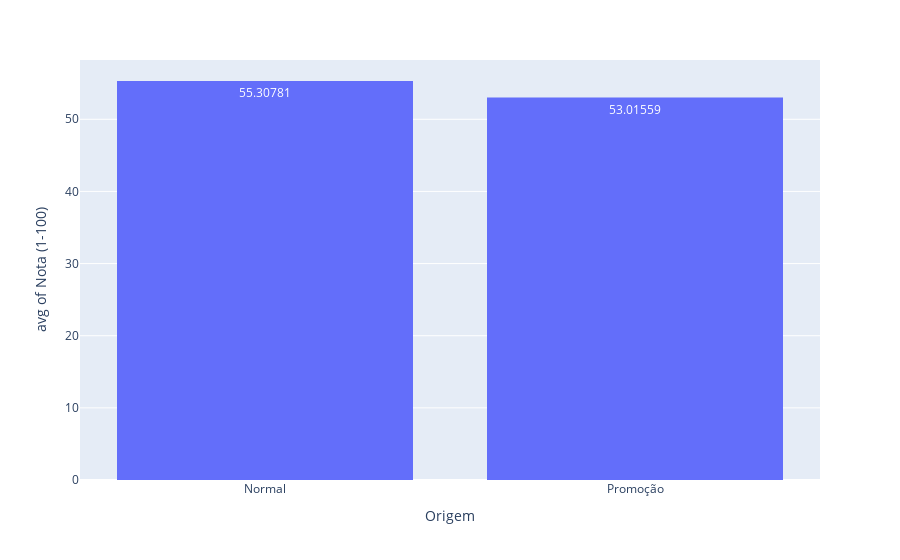
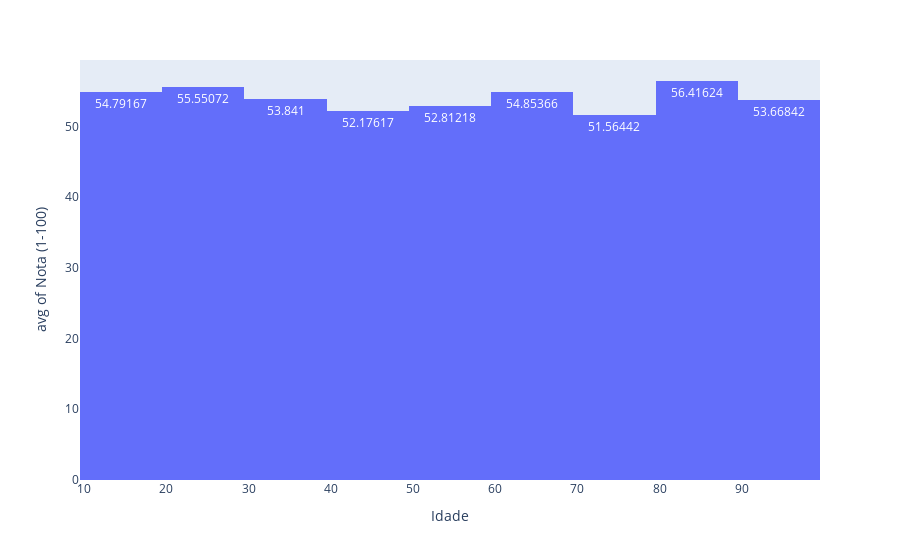
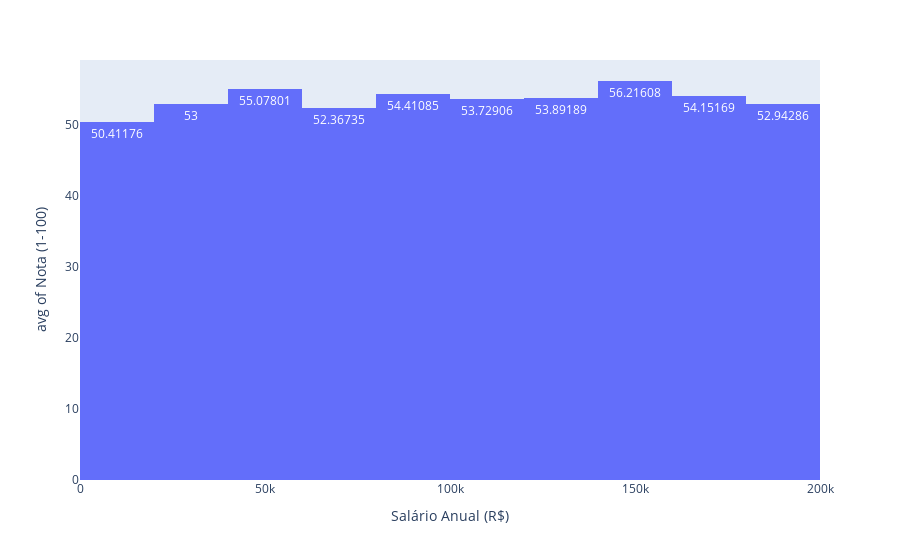
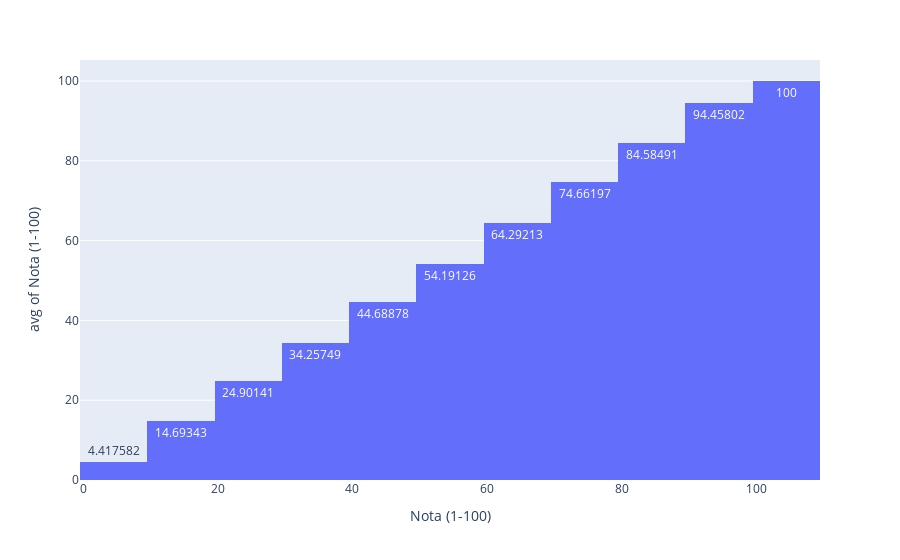

Notebook code cell kept with these figures, in order:
### Code cell
import plotly.express as px

for coluna in tabela.columns:
    grafico = px.histogram(tabela, x=coluna, y="Nota (1-100)",histfunc='avg', text_auto=True, nbins=10)
    
    grafico.show()

### Figure 1 — Plotly figure (JSON) as saved in the notebook; plotly's stock layout.template omitted (floating-point values rounded to 4 significant figures; data arrays with more than 128 entries replaced by an {"elided": "..."} marker saying what was removed)
{"data": [{"alignmentgroup": "True", "bingroup": "x", "histfunc": "avg", "hovertemplate": "Origem=%{x}<br>avg of Nota (1-100)=%{y}<extra></extra>", "legendgroup": "", "marker": {"color": "#636efa", "pattern": {"shape": ""}}, "name": "", "nbinsx": 10, "offsetgroup": "", "orientation": "v", "showlegend": false, "texttemplate": "%{value}", "type": "histogram", "x": {"elided": "1615 str values"}, "xaxis": "x", "y": {"elided": "1615 int values"}, "yaxis": "y"}], "layout": {"barmode": "relative", "legend": {"tracegroupgap": 0}, "margin": {"t": 60}, "xaxis": {"anchor": "y", "domain": [0, 1], "title": {"text": "Origem"}}, "yaxis": {"anchor": "x", "domain": [0, 1], "title": {"text": "avg of Nota (1-100)"}}}}

### Figure 2 — Plotly figure (JSON) as saved in the notebook; plotly's stock layout.template omitted (floating-point values rounded to 4 significant figures; data arrays with more than 128 entries replaced by an {"elided": "..."} marker saying what was removed)
{"data": [{"alignmentgroup": "True", "bingroup": "x", "histfunc": "avg", "hovertemplate": "Idade=%{x}<br>avg of Nota (1-100)=%{y}<extra></extra>", "legendgroup": "", "marker": {"color": "#636efa", "pattern": {"shape": ""}}, "name": "", "nbinsx": 10, "offsetgroup": "", "orientation": "v", "showlegend": false, "texttemplate": "%{value}", "type": "histogram", "x": {"elided": "1615 int values"}, "xaxis": "x", "y": {"elided": "1615 int values"}, "yaxis": "y"}], "layout": {"barmode": "relative", "legend": {"tracegroupgap": 0}, "margin": {"t": 60}, "xaxis": {"anchor": "y", "domain": [0, 1], "title": {"text": "Idade"}}, "yaxis": {"anchor": "x", "domain": [0, 1], "title": {"text": "avg of Nota (1-100)"}}}}

### Figure 3 — Plotly figure (JSON) as saved in the notebook; plotly's stock layout.template omitted (floating-point values rounded to 4 significant figures; data arrays with more than 128 entries replaced by an {"elided": "..."} marker saying what was removed)
{"data": [{"alignmentgroup": "True", "bingroup": "x", "histfunc": "avg", "hovertemplate": "Salário Anual (R$)=%{x}<br>avg of Nota (1-100)=%{y}<extra></extra>", "legendgroup": "", "marker": {"color": "#636efa", "pattern": {"shape": ""}}, "name": "", "nbinsx": 10, "offsetgroup": "", "orientation": "v", "showlegend": false, "texttemplate": "%{value}", "type": "histogram", "x": {"elided": "1615 int values"}, "xaxis": "x", "y": {"elided": "1615 int values"}, "yaxis": "y"}], "layout": {"barmode": "relative", "legend": {"tracegroupgap": 0}, "margin": {"t": 60}, "xaxis": {"anchor": "y", "domain": [0, 1], "title": {"text": "Salário Anual (R$)"}}, "yaxis": {"anchor": "x", "domain": [0, 1], "title": {"text": "avg of Nota (1-100)"}}}}

### Figure 4 — Plotly figure (JSON) as saved in the notebook; plotly's stock layout.template omitted (floating-point values rounded to 4 significant figures; data arrays with more than 128 entries replaced by an {"elided": "..."} marker saying what was removed)
{"data": [{"alignmentgroup": "True", "bingroup": "x", "histfunc": "avg", "hovertemplate": "Nota (1-100)=%{x}<br>avg of Nota (1-100)=%{y}<extra></extra>", "legendgroup": "", "marker": {"color": "#636efa", "pattern": {"shape": ""}}, "name": "", "nbinsx": 10, "offsetgroup": "", "orientation": "v", "showlegend": false, "texttemplate": "%{value}", "type": "histogram", "x": {"elided": "1615 int values"}, "xaxis": "x", "y": {"elided": "1615 int values"}, "yaxis": "y"}], "layout": {"barmode": "relative", "legend": {"tracegroupgap": 0}, "margin": {"t": 60}, "xaxis": {"anchor": "y", "domain": [0, 1], "title": {"text": "Nota (1-100)"}}, "yaxis": {"anchor": "x", "domain": [0, 1], "title": {"text": "avg of Nota (1-100)"}}}}
